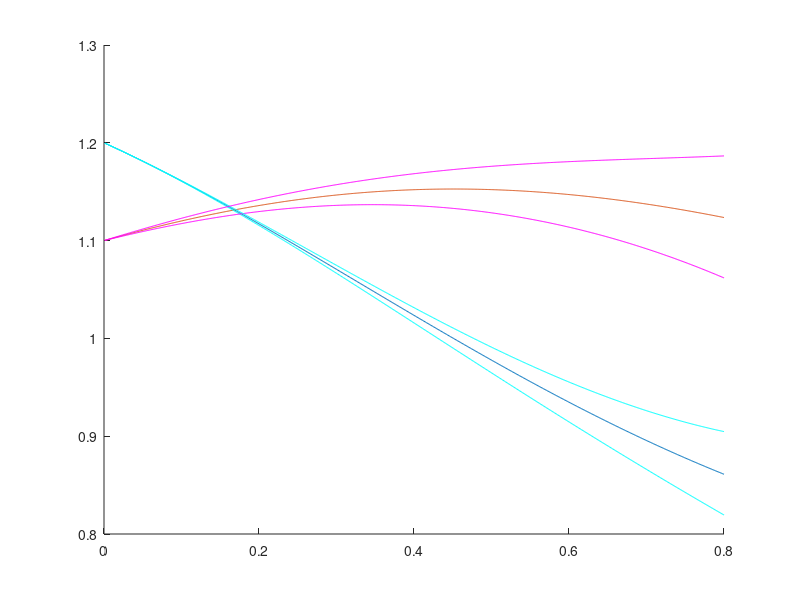
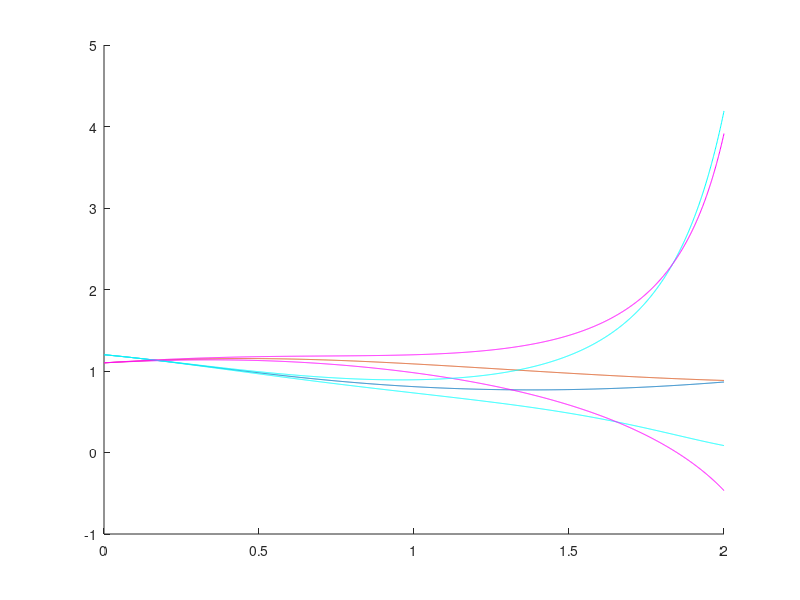

The MATLAB source for these figures, in order:
function iUDE_explodes()
    ude(800)
    ude(2000)
end

function ude(many)
% x = x 1
% y = x 2
% w = theta 1
% z = theta 2

figure
hold on

dt = 0.001;

x0 = 1.2;
y0 = 1.1;

w = 3;
z = 1;

x = x0;
y = y0;

X = 1:many;
Y = 1:many;

for t = 1:many 
    
    dxdt = w .* x .* (1 - y);
    dydt = z .* x .* y - z .* y;
    
    x = x + dxdt * dt;
    y = y + dydt * dt;
    
    X(t) = x;
    Y(t) = y;
end

plot((1:many)*dt, X, (1:many)*dt, Y)


% do the interval-based calculations

x0 = [1.2, 1.2];
y0 = [1.1, 1.1];

w = [2.99, 3.01];
z = [0.99, 1.01];

x = x0;
y = y0;

X = [1:many; 1:many]';
Y = [1:many; 1:many]';

for t = 1:many 
    
    dxdt = w .* x .* (1 - y(2:-1:1));
    dydt = z .* x .* y - z(2:-1:1) .* y(2:-1:1);
    
    x = x + dxdt * dt;
    y = y + dydt * dt;
    
    X(t,:) = x;
    Y(t,:) = y;
end
t = (1:many)*dt;
plot(t, X(:,1), '-c',  t, Y(:,1), '-m')
plot(t, X(:,2), '-c',  t, Y(:,2), '-m')

end
